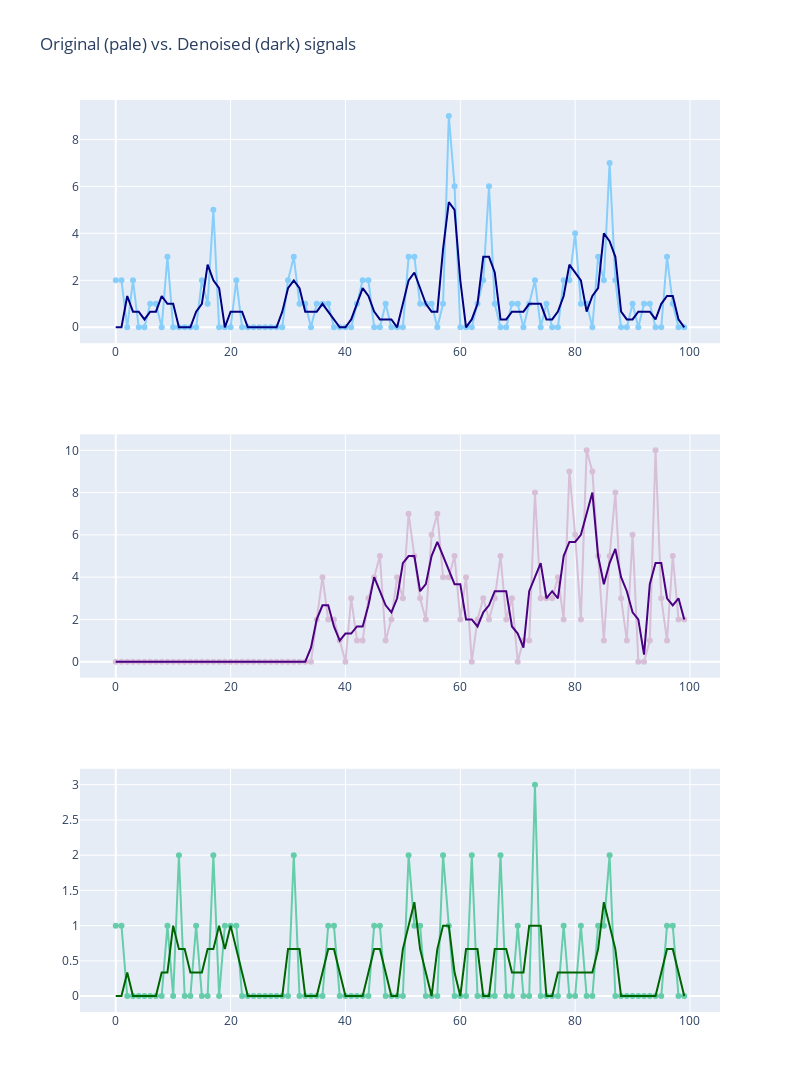

Notebook cell for this chart:
### Code cell
data1_a1 = average_smoothing(data1)
data2_a2 = average_smoothing(data2)
data3_a3 = average_smoothing(data3)

fig = make_subplots(rows=3, cols=1)

fig.add_trace(
    go.Scatter(x=np.arange(len(data1)), mode='lines+markers', y=data1, marker=dict(color="lightskyblue"), showlegend=False,
               name="Original sales"),
    row=1, col=1
)

fig.add_trace(
    go.Scatter(x=np.arange(len(data1)), y=data1_a1, mode='lines', marker=dict(color="navy"), showlegend=False,
               name="Denoised sales"),
    row=1, col=1
)

fig.add_trace(
    go.Scatter(x=np.arange(len(data2)), mode='lines+markers', y=data2, marker=dict(color="thistle"), showlegend=False),
    row=2, col=1
)

fig.add_trace(
    go.Scatter(x=np.arange(len(data2)), y=data2_a2, mode='lines', marker=dict(color="indigo"), showlegend=False),
    row=2, col=1
)

fig.add_trace(
    go.Scatter(x=np.arange(len(data3)), mode='lines+markers', y=data3, marker=dict(color="mediumaquamarine"), showlegend=False),
    row=3, col=1
)

fig.add_trace(
    go.Scatter(x=np.arange(len(data3)), y=data3_a3, mode='lines', marker=dict(color="darkgreen"), showlegend=False),
    row=3, col=1
)



fig.update_layout(height=1200, width=800, title_text="Original (pale) vs. Denoised (dark) signals")
fig.show()

### Figure 1 — Plotly figure (JSON) as saved in the notebook; plotly's stock layout.template omitted (floating-point values rounded to 4 significant figures)
{"data": [{"marker": {"color": "lightskyblue"}, "mode": "lines+markers", "name": "Original sales", "showlegend": false, "x": [0, 1, 2, 3, 4, 5, 6, 7, 8, 9, 10, 11, 12, 13, 14, 15, 16, 17, 18, 19, 20, 21, 22, 23, 24, 25, 26, 27, 28, 29, 30, 31, 32, 33, 34, 35, 36, 37, 38, 39, 40, 41, 42, 43, 44, 45, 46, 47, 48, 49, 50, 51, 52, 53, 54, 55, 56, 57, 58, 59, 60, 61, 62, 63, 64, 65, 66, 67, 68, 69, 70, 71, 72, 73, 74, 75, 76, 77, 78, 79, 80, 81, 82, 83, 84, 85, 86, 87, 88, 89, 90, 91, 92, 93, 94, 95, 96, 97, 98, 99], "y": [2, 2, 0, 2, 0, 0, 1, 1, 0, 3, 0, 0, 0, 0, 0, 2, 1, 5, 0, 0, 0, 2, 0, 0, 0, 0, 0, 0, 0, 0, 2, 3, 1, 1, 0, 1, 1, 1, 0, 0, 0, 0, 1, 2, 2, 0, 0, 1, 0, 0, 0, 3, 3, 1, 1, 1, 0, 1, 9, 6, 0, 0, 0, 1, 2, 6, 1, 0, 0, 1, 1, 0, 1, 2, 0, 1, 0, 0, 2, 2, 4, 1, 1, 0, 3, 2, 7, 2, 0, 0, 1, 0, 1, 1, 0, 0, 3, 1, 0, 0], "type": "scatter", "xaxis": "x", "yaxis": "y"}, {"marker": {"color": "navy"}, "mode": "lines", "name": "Denoised sales", "showlegend": false, "x": [0, 1, 2, 3, 4, 5, 6, 7, 8, 9, 10, 11, 12, 13, 14, 15, 16, 17, 18, 19, 20, 21, 22, 23, 24, 25, 26, 27, 28, 29, 30, 31, 32, 33, 34, 35, 36, 37, 38, 39, 40, 41, 42, 43, 44, 45, 46, 47, 48, 49, 50, 51, 52, 53, 54, 55, 56, 57, 58, 59, 60, 61, 62, 63, 64, 65, 66, 67, 68, 69, 70, 71, 72, 73, 74, 75, 76, 77, 78, 79, 80, 81, 82, 83, 84, 85, 86, 87, 88, 89, 90, 91, 92, 93, 94, 95, 96, 97, 98, 99], "y": [0, 0, 1.333, 0.6667, 0.6667, 0.3333, 0.6667, 0.6667, 1.333, 1, 1, 0, 0, 0, 0.6667, 1, 2.667, 2, 1.667, 0, 0.6667, 0.6667, 0.6667, 0, 0, 0, 0, 0, 0, 0.6667, 1.667, 2, 1.667, 0.6667, 0.6667, 0.6667, 1, 0.6667, 0.3333, 0, 0, 0.3333, 1, 1.667, 1.333, 0.6667, 0.3333, 0.3333, 0.3333, 0, 1, 2, 2.333, 1.667, 1, 0.6667, 0.6667, 3.333, 5.333, 5, 2, 0, 0.3333, 1, 3, 3, 2.333, 0.3333, 0.3333, 0.6667, 0.6667, 0.6667, 1, 1, 1, 0.3333, 0.3333, 0.6667, 1.333, 2.667, 2.333, 2, 0.6667, 1.333, 1.667, 4, 3.667, 3, 0.6667, 0.3333, 0.3333, 0.6667, 0.6667, 0.6667, 0.3333, 1, 1.333, 1.333, 0.3333, 0], "type": "scatter", "xaxis": "x", "yaxis": "y"}, {"marker": {"color": "thistle"}, "mode": "lines+markers", "showlegend": false, "x": [0, 1, 2, 3, 4, 5, 6, 7, 8, 9, 10, 11, 12, 13, 14, 15, 16, 17, 18, 19, 20, 21, 22, 23, 24, 25, 26, 27, 28, 29, 30, 31, 32, 33, 34, 35, 36, 37, 38, 39, 40, 41, 42, 43, 44, 45, 46, 47, 48, 49, 50, 51, 52, 53, 54, 55, 56, 57, 58, 59, 60, 61, 62, 63, 64, 65, 66, 67, 68, 69, 70, 71, 72, 73, 74, 75, 76, 77, 78, 79, 80, 81, 82, 83, 84, 85, 86, 87, 88, 89, 90, 91, 92, 93, 94, 95, 96, 97, 98, 99], "y": [0, 0, 0, 0, 0, 0, 0, 0, 0, 0, 0, 0, 0, 0, 0, 0, 0, 0, 0, 0, 0, 0, 0, 0, 0, 0, 0, 0, 0, 0, 0, 0, 0, 0, 0, 2, 4, 2, 2, 1, 0, 3, 1, 1, 3, 4, 5, 1, 2, 4, 3, 7, 5, 3, 2, 6, 7, 4, 4, 5, 2, 4, 0, 2, 3, 2, 3, 5, 2, 3, 0, 1, 1, 8, 3, 3, 3, 4, 2, 9, 6, 2, 10, 9, 5, 1, 5, 8, 3, 1, 6, 0, 0, 1, 10, 3, 1, 5, 2, 2], "type": "scatter", "xaxis": "x2", "yaxis": "y2"}, {"marker": {"color": "indigo"}, "mode": "lines", "showlegend": false, "x": [0, 1, 2, 3, 4, 5, 6, 7, 8, 9, 10, 11, 12, 13, 14, 15, 16, 17, 18, 19, 20, 21, 22, 23, 24, 25, 26, 27, 28, 29, 30, 31, 32, 33, 34, 35, 36, 37, 38, 39, 40, 41, 42, 43, 44, 45, 46, 47, 48, 49, 50, 51, 52, 53, 54, 55, 56, 57, 58, 59, 60, 61, 62, 63, 64, 65, 66, 67, 68, 69, 70, 71, 72, 73, 74, 75, 76, 77, 78, 79, 80, 81, 82, 83, 84, 85, 86, 87, 88, 89, 90, 91, 92, 93, 94, 95, 96, 97, 98, 99], "y": [0, 0, 0, 0, 0, 0, 0, 0, 0, 0, 0, 0, 0, 0, 0, 0, 0, 0, 0, 0, 0, 0, 0, 0, 0, 0, 0, 0, 0, 0, 0, 0, 0, 0, 0.6667, 2, 2.667, 2.667, 1.667, 1, 1.333, 1.333, 1.667, 1.667, 2.667, 4, 3.333, 2.667, 2.333, 3, 4.667, 5, 5, 3.333, 3.667, 5, 5.667, 5, 4.333, 3.667, 3.667, 2, 2, 1.667, 2.333, 2.667, 3.333, 3.333, 3.333, 1.667, 1.333, 0.6667, 3.333, 4, 4.667, 3, 3.333, 3, 5, 5.667, 5.667, 6, 7, 8, 5, 3.667, 4.667, 5.333, 4, 3.333, 2.333, 2, 0.3333, 3.667, 4.667, 4.667, 3, 2.667, 3, 2], "type": "scatter", "xaxis": "x2", "yaxis": "y2"}, {"marker": {"color": "mediumaquamarine"}, "mode": "lines+markers", "showlegend": false, "x": [0, 1, 2, 3, 4, 5, 6, 7, 8, 9, 10, 11, 12, 13, 14, 15, 16, 17, 18, 19, 20, 21, 22, 23, 24, 25, 26, 27, 28, 29, 30, 31, 32, 33, 34, 35, 36, 37, 38, 39, 40, 41, 42, 43, 44, 45, 46, 47, 48, 49, 50, 51, 52, 53, 54, 55, 56, 57, 58, 59, 60, 61, 62, 63, 64, 65, 66, 67, 68, 69, 70, 71, 72, 73, 74, 75, 76, 77, 78, 79, 80, 81, 82, 83, 84, 85, 86, 87, 88, 89, 90, 91, 92, 93, 94, 95, 96, 97, 98, 99], "y": [1, 1, 0, 0, 0, 0, 0, 0, 0, 1, 0, 2, 0, 0, 1, 0, 0, 2, 0, 1, 1, 1, 0, 0, 0, 0, 0, 0, 0, 0, 0, 2, 0, 0, 0, 0, 0, 1, 1, 0, 0, 0, 0, 0, 0, 1, 1, 0, 0, 0, 0, 2, 1, 1, 0, 0, 0, 2, 1, 0, 0, 0, 2, 0, 0, 0, 0, 2, 0, 0, 1, 0, 0, 3, 0, 0, 0, 0, 1, 0, 0, 1, 0, 0, 1, 1, 2, 0, 0, 0, 0, 0, 0, 0, 0, 0, 1, 1, 0, 0], "type": "scatter", "xaxis": "x3", "yaxis": "y3"}, {"marker": {"color": "darkgreen"}, "mode": "lines", "showlegend": false, "x": [0, 1, 2, 3, 4, 5, 6, 7, 8, 9, 10, 11, 12, 13, 14, 15, 16, 17, 18, 19, 20, 21, 22, 23, 24, 25, 26, 27, 28, 29, 30, 31, 32, 33, 34, 35, 36, 37, 38, 39, 40, 41, 42, 43, 44, 45, 46, 47, 48, 49, 50, 51, 52, 53, 54, 55, 56, 57, 58, 59, 60, 61, 62, 63, 64, 65, 66, 67, 68, 69, 70, 71, 72, 73, 74, 75, 76, 77, 78, 79, 80, 81, 82, 83, 84, 85, 86, 87, 88, 89, 90, 91, 92, 93, 94, 95, 96, 97, 98, 99], "y": [0, 0, 0.3333, 0, 0, 0, 0, 0, 0.3333, 0.3333, 1, 0.6667, 0.6667, 0.3333, 0.3333, 0.3333, 0.6667, 0.6667, 1, 0.6667, 1, 0.6667, 0.3333, 0, 0, 0, 0, 0, 0, 0, 0.6667, 0.6667, 0.6667, 0, 0, 0, 0.3333, 0.6667, 0.6667, 0.3333, 0, 0, 0, 0, 0.3333, 0.6667, 0.6667, 0.3333, 0, 0, 0.6667, 1, 1.333, 0.6667, 0.3333, 0, 0.6667, 1, 1, 0.3333, 0, 0.6667, 0.6667, 0.6667, 0, 0, 0.6667, 0.6667, 0.6667, 0.3333, 0.3333, 0.3333, 1, 1, 1, 0, 0, 0.3333, 0.3333, 0.3333, 0.3333, 0.3333, 0.3333, 0.3333, 0.6667, 1.333, 1, 0.6667, 0, 0, 0, 0, 0, 0, 0, 0.3333, 0.6667, 0.6667, 0.3333, 0], "type": "scatter", "xaxis": "x3", "yaxis": "y3"}], "layout": {"xaxis": {"anchor": "y", "domain": [0, 1], "type": "linear", "range": [-6.226, 105.2], "autorange": true}, "yaxis": {"anchor": "x", "domain": [0.7333, 1], "type": "linear", "range": [-0.658, 9.658], "autorange": true}, "xaxis2": {"anchor": "y2", "domain": [0, 1], "type": "linear", "range": [-6.226, 105.2], "autorange": true}, "yaxis2": {"anchor": "x2", "domain": [0.3667, 0.6333], "type": "linear", "range": [-0.7311, 10.73], "autorange": true}, "xaxis3": {"anchor": "y3", "domain": [0, 1], "type": "linear", "range": [-6.226, 105.2], "autorange": true}, "yaxis3": {"anchor": "x3", "domain": [0, 0.2667], "type": "linear", "range": [-0.2193, 3.219], "autorange": true}, "title": {"text": "Original (pale) vs. Denoised (dark) signals"}, "height": 1200, "width": 800}}
